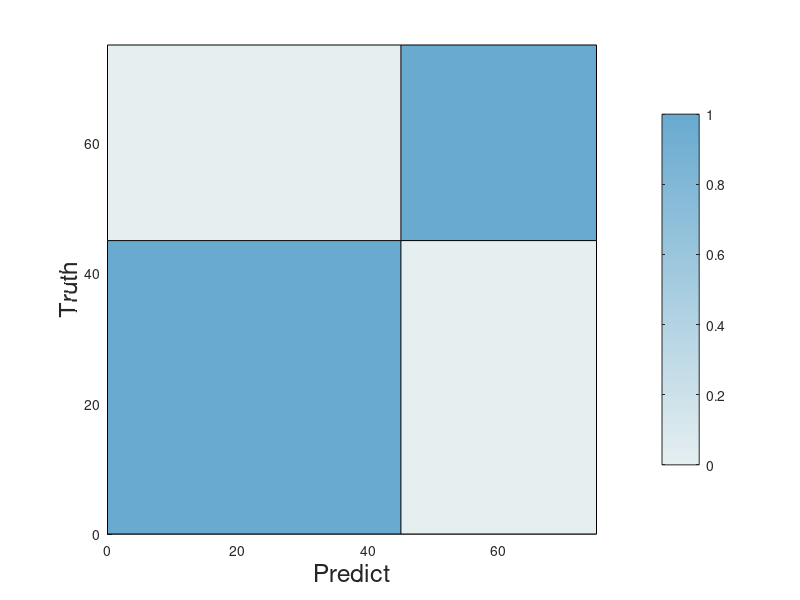

Write the MATLAB code that produced this figure. (Note: this script raises an error after producing the figure.)
% Inputs
data = [ 6756 0; ...
         0	39];

normalized_data = zeros(size(data));
for i = 1:size(data, 1)
    row = data(i, :);
    normalized_row = row / sum(row);
    normalized_data(i, :) = normalized_row;
end


% disp(normalized_data);

rowWidths = [45 30];
colWidths = [45 30];


%rowWidths = [10, 20];   %mm, one for each row of data; applied bottom to top
%colWidths = [5 15 20];  %mm, one for each col of data; applied left to right

% Produce figure
fig = figure(); 
ax = axes(fig); 

% Plot image
[xg,yg] = meshgrid([0,cumsum(colWidths)], [0,cumsum(rowWidths)]);
sh = surf(xg, yg, zeros(size(xg)), padarray(normalized_data,[1,1], 0, 'post'));

% Set colormap
n = 255;

% sky cmap
% cmap = [linspace(.9, 0, n)', linspace(.9447, .447, n)', linspace(.9741, .741, n)'];

% green cmap
% cmap = [linspace(0.9216, .2431,  n)', linspace(0.949, .6549, n)', linspace(0.9529, .3529, n)'];

% unify blue cmap
 cmap = [linspace(0.898039, 0.40784,  n)', linspace(0.93725, 0.666666, n)', linspace(0.941176, 0.815686, n)'];


disp(cmap);


%{
ano_cmap = [
            158 179 196
            182 194 160
            206 210 187
            230 226 181
            249 237 176
            243 218 152
            236 199 128
            231 179 106
            ];


normalized_cmap = zeros(size(ano_cmap));
for i = 1:size(ano_cmap, 1)
    row = ano_cmap(i, :);
    normalized_row = row / 255;
    normalized_cmap(i, :) = normalized_row;
end
%}

colormap(ax, cmap)
% cb = colorbar(ax, cmap);
colorbar('TickDirection', 'out');

axis tight
axis equal
view(2)

% Label X axis and Y axis
xlabel('Predict', 'FontSize', 18)
ylabel('Truth', 'FontSize', 18)


ax = gca;
ax.FontName = "Arial";
ax.XAxis.Label.Position(2) = -5.2;
ax.YAxis.Label.Position(1) = -6.2;


axis_mark = ["Guppy" "Dorado"];

% find rectangle centers
xCnt = xg(1:end-1,1:end-1) + diff(xg(1,:))/2;
yCnt = yg(1:end-1,1:end-1) + diff(yg(:,1))/2;

% Add markers for X axis
for i = 1:size(xCnt, 2)
    text(xCnt(1,i)-2, yg(1,1)-2.75, axis_mark(i), ...
        'HorizontalAlignment','center',...
        'VerticalAlignment','middle', ...
        'FontSize', 16, 'Rotation', 45);
end

% Add markers for Y axis
for i = 1:size(yCnt, 1)
    text(xg(1,1)-3.5, yCnt(i,1), axis_mark(i), ...
        'HorizontalAlignment','center',...
        'VerticalAlignment','middle', ...
        'FontSize', 16);
end


% Add label to each grid
th = text(xCnt(:), yCnt(:), compose('%.3f', normalized_data(:)), ...
    'HorizontalAlignment','center',...
    'VerticalAlignment','middle', ...
    'FontSize', 18, 'Color', 'black');

% Remove X axis tick labels
xticks([]); 
yticks([]);






